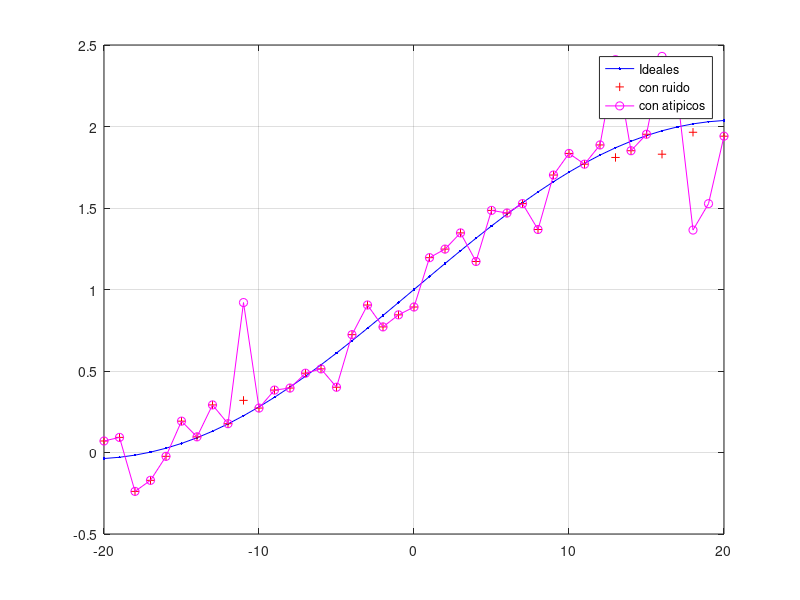

The MATLAB source for this figure:
function [ yo, y, x] = quizz09( varargin )
% Esta funcion genera correspondencias a partir del modelo real y luego las
% contamina con ruido y con datos atipicos para simular que fueron obtenidas
% mediante un experimento real.
%
% SALIDAS :
% yo : Son las observaciones que incluyen ruido y atipicos (outliers).
% y : Son los datos IDEALES. - Que se supone que NO se conocen.
% x : Los valores para los cuales fueron obtenidos 'yo' y 'y'.
%
% Luego :
% (x, yo) Son las correspondencias observadas
% (x, y )  Son las correspondencias ideales
%
% ENTRADAS :
% guardar  :  Primer Argumento     : 0 para NO Guardar, 1 para GUARDAR. - Por defecto = 0
% graficar :   Segundo Argumento : 0 para NO Graficar, 1 para GRAFICAR. - Por defecto = 1
%
% Universidad Tecnologia de Pereira
% Maestria en Ingenieria Electrica
% Vision por Computador
% German A Holguin L

%% Dominio de los datos
x = -20:1:20;

%% Modelo Real
% Que se supone que NO conocemos.
a = 1; b = 0.4; c = 0.8;
y = a + b*sin(x/10) + c*sin(x/20);

%% Generar ruido de la forma N(0,sg^2)
% Esto es, Guasiano con media cero y desviacion estandar sigma (sg).
sg = 0.1;
r = sg*randn(1,length(x));

%% Datos Observados por el sensor.  ( Es decir, con ruido )
% Aunque aqui todavia NO hay datos atipicos ( outliers )
yr = y + r;

%% Generar aleatoriamente del 10% al 20% de correspondencias falsas
% numero de outliers
No = ceil ( 0.1*length(x) + 0.1*length(x)*rand(1) ) ;
% Cuales ? - Seleccionarlos aleatoriamente
outliers = randperm( length(x), No);
% A estos seleccionados como outliers, sumarles o restarles aleatoriamente
% M sigmas. En una Gausiana M>5 sigmas, es atipico.
M = 6;
% Generar aleatoriamente el signo del dato atipico:
% y que esto funcione igual tanto en Matlab como en Octave
sel = [ -1 , 1];
for k = 1:No
    indxsel = randperm(2,1);
    signos(k) = sel(indxsel);
end
% Inicializar los datos de salida con los datos ruidosos
yo = yr;
% y ahora si, adicionar los atípicos con el signo aleatorio
yo(outliers) = yr(outliers) + M*sg*signos(1,:);

%% Procesar los argumentos
switch nargin
    case 1   % Un solo argumento, el primero, que es guardar.
        guardar = varargin{1};
        graficar = 0;
    case 2  % Dos argumentos.
        guardar = varargin{1};
        graficar = varargin{2};
    otherwise  % Sin argumentos, o con mas de dos argumentos. Por defecto.
        guardar = 0;
        graficar = 1;
end

%% Guardar las correspondencias
if  guardar ~= 0
    % Este archivo contendra TRES filas.  La primera fila son las Xs, la
    % segunda los Y reales, y la tercera los YO observados con outliers.
    save('Quizz09data.csv','x','y','yo','-ascii','-tabs');
    %
    % Esto no es necesario para aquellos trabajando directamente en Matlab
    % o en Octave, pues la funcion ya devuelve estos valores.
    %
    % Para aquellos trabajando en C/C++, pueden usar este archivo ASCII
    % para leerlo desde su programa y no tener que reimplementar esta parte
    % en su codigo.
    % 
    % NOTA: En LINUX este script se puede ejectuar directamente desde su codigo
    % C/C++ haciendo una llamada de sistema a un script con permisos de ejecucion,
    % que corra la funcion con los parametros adecuados.  Se anexa el ejemplo
    % runq09Linux, que es un ejemplo de octave batch script.
end

%% Graficas
if  graficar ~= 0
    figure(100);
    clf;
    % Los datos ideales
    plot(x,y,'b.-');
    hold on;
    grid on;
    % Los datos con ruido del sensor
    plot(x,yr,'r+');
    % Los datos observados con outliers
    plot(x,yo,'mo-');
    % Etiquetas de cada plot
    legend('Ideales','con ruido','con atipicos');
end

